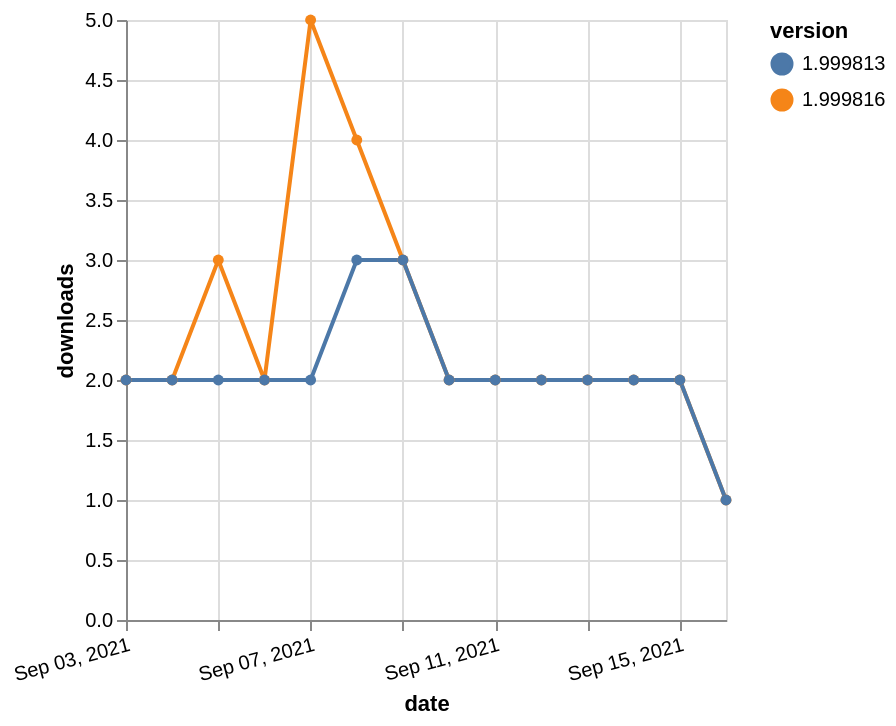

This figure's Vega-Lite source:
### Vega-Lite specification from a JSON file in a GitHub repository (floating-point values rounded to 4 significant figures)
{"$schema": "https://vega.github.io/schema/vega-lite/v5.json", "description": "A simple bar chart with embedded data.", "data": {"values": [{"date": "2021-09-03", "total": 2196, "delta": 2, "version": "1.999816"}, {"date": "2021-09-04", "total": 2198, "delta": 2, "version": "1.999816"}, {"date": "2021-09-05", "total": 2201, "delta": 3, "version": "1.999816"}, {"date": "2021-09-06", "total": 2203, "delta": 2, "version": "1.999816"}, {"date": "2021-09-07", "total": 2208, "delta": 5, "version": "1.999816"}, {"date": "2021-09-08", "total": 2212, "delta": 4, "version": "1.999816"}, {"date": "2021-09-09", "total": 2215, "delta": 3, "version": "1.999816"}, {"date": "2021-09-10", "total": 2217, "delta": 2, "version": "1.999816"}, {"date": "2021-09-11", "total": 2219, "delta": 2, "version": "1.999816"}, {"date": "2021-09-12", "total": 2221, "delta": 2, "version": "1.999816"}, {"date": "2021-09-13", "total": 2223, "delta": 2, "version": "1.999816"}, {"date": "2021-09-14", "total": 2225, "delta": 2, "version": "1.999816"}, {"date": "2021-09-15", "total": 2227, "delta": 2, "version": "1.999816"}, {"date": "2021-09-16", "total": 2228, "delta": 1, "version": "1.999816"}, {"date": "2021-09-03", "total": 2263, "delta": 2, "version": "1.999813"}, {"date": "2021-09-04", "total": 2265, "delta": 2, "version": "1.999813"}, {"date": "2021-09-05", "total": 2267, "delta": 2, "version": "1.999813"}, {"date": "2021-09-06", "total": 2269, "delta": 2, "version": "1.999813"}, {"date": "2021-09-07", "total": 2271, "delta": 2, "version": "1.999813"}, {"date": "2021-09-08", "total": 2274, "delta": 3, "version": "1.999813"}, {"date": "2021-09-09", "total": 2277, "delta": 3, "version": "1.999813"}, {"date": "2021-09-10", "total": 2279, "delta": 2, "version": "1.999813"}, {"date": "2021-09-11", "total": 2281, "delta": 2, "version": "1.999813"}, {"date": "2021-09-12", "total": 2283, "delta": 2, "version": "1.999813"}, {"date": "2021-09-13", "total": 2285, "delta": 2, "version": "1.999813"}, {"date": "2021-09-14", "total": 2287, "delta": 2, "version": "1.999813"}, {"date": "2021-09-15", "total": 2289, "delta": 2, "version": "1.999813"}, {"date": "2021-09-16", "total": 2290, "delta": 1, "version": "1.999813"}]}, "width": "container", "mark": {"type": "line", "point": {"filled": true}}, "encoding": {"x": {"field": "date", "type": "temporal", "timeUnit": "yearmonthdate", "title": "date", "axis": {"labelAngle": -15}}, "y": {"field": "delta", "type": "quantitative", "title": "downloads"}, "color": {"field": "version", "type": "nominal"}, "tooltip": {"field": "delta"}}}
